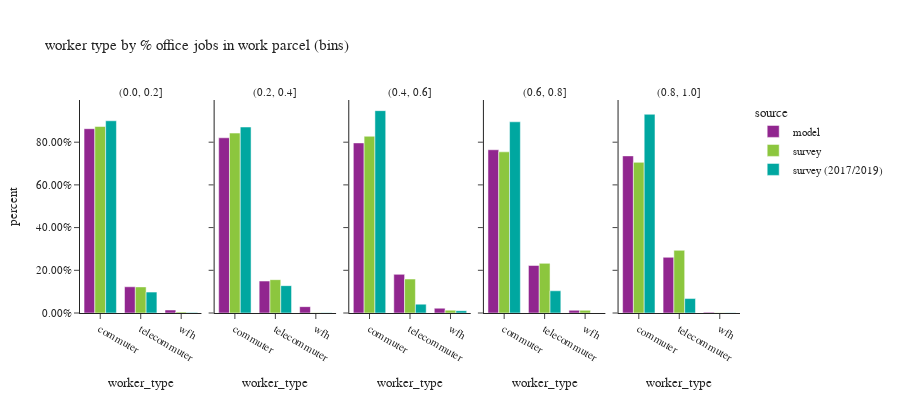

Notebook cell for this chart:
### Code cell
df_worker_count = workers.groupby(['source','% office jobs (bins)','worker_type'])['pdexpfac']. \
    sum().reset_index()
df_worker_count['percent'] = df_worker_count.groupby(['source','% office jobs (bins)'], group_keys=False)['pdexpfac']. \
    apply(lambda x: x / float(x.sum()))
df_worker_count = df_worker_count.loc[df_worker_count['% office jobs (bins)']!="no jobs"]

df_worker_count_ct = workers.groupby(['source','% office jobs (bins)','worker_type'])['pdexpfac'].count().reset_index(). \
    rename(columns={'pdexpfac':'sample count'})
df_worker_count = df_worker_count.merge(df_worker_count_ct, on=['source','% office jobs (bins)','worker_type']). \
    rename(columns={'pdexpfac':'total count'})

fig = px.bar(df_worker_count.sort_values(by=['source','% office jobs (bins)']), x='worker_type', y="percent",
             facet_col="% office jobs (bins)",color="source",hover_data=['sample count','total count'],
             barmode="group",
             title="worker type by % office jobs in work parcel (bins)")
fig.for_each_annotation(lambda a: a.update(text = a.text.split("=")[-1]))
fig.update_layout(height=400, width=900, font=dict(size=11))
fig.for_each_yaxis(lambda a: a.update(tickformat = ".2%"))
fig.update_xaxes(categoryorder='array', categoryarray= ['commuter','telecommuter','wfh'])
fig.show()

### Figure 1 — Plotly figure (JSON) as saved in the notebook; plotly's stock layout.template omitted (floating-point values rounded to 4 significant figures)
{"data": [{"alignmentgroup": "True", "customdata": [[782400.0, 782400.0], [111400.0, 111400.0], [12690.0, 12690.0]], "hovertemplate": "source=model<br>% office jobs (bins)=(0.0, 0.2]<br>worker_type=%{x}<br>percent=%{y}<br>sample count=%{customdata[0]}<br>total count=%{customdata[1]}<extra></extra>", "legendgroup": "model", "marker": {"color": "#91268F", "pattern": {"shape": ""}}, "name": "model", "offsetgroup": "model", "orientation": "v", "showlegend": true, "textposition": "auto", "type": "bar", "x": ["commuter", "telecommuter", "wfh"], "xaxis": "x", "y": [0.8631, 0.1228, 0.014], "yaxis": "y"}, {"alignmentgroup": "True", "customdata": [[194900.0, 194900.0], [35530.0, 35530.0], [7067.0, 7067.0]], "hovertemplate": "source=model<br>% office jobs (bins)=(0.2, 0.4]<br>worker_type=%{x}<br>percent=%{y}<br>sample count=%{customdata[0]}<br>total count=%{customdata[1]}<extra></extra>", "legendgroup": "model", "marker": {"color": "#91268F", "pattern": {"shape": ""}}, "name": "model", "offsetgroup": "model", "orientation": "v", "showlegend": false, "textposition": "auto", "type": "bar", "x": ["commuter", "telecommuter", "wfh"], "xaxis": "x2", "y": [0.8206, 0.1496, 0.02976], "yaxis": "y2"}, {"alignmentgroup": "True", "customdata": [[125800.0, 125800.0], [28580.0, 28580.0], [3550.0, 3550.0]], "hovertemplate": "source=model<br>% office jobs (bins)=(0.4, 0.6]<br>worker_type=%{x}<br>percent=%{y}<br>sample count=%{customdata[0]}<br>total count=%{customdata[1]}<extra></extra>", "legendgroup": "model", "marker": {"color": "#91268F", "pattern": {"shape": ""}}, "name": "model", "offsetgroup": "model", "orientation": "v", "showlegend": false, "textposition": "auto", "type": "bar", "x": ["commuter", "telecommuter", "wfh"], "xaxis": "x3", "y": [0.7966, 0.1809, 0.02247], "yaxis": "y3"}, {"alignmentgroup": "True", "customdata": [[106700.0, 106700.0], [31060.0, 31060.0], [1785.0, 1785.0]], "hovertemplate": "source=model<br>% office jobs (bins)=(0.6, 0.8]<br>worker_type=%{x}<br>percent=%{y}<br>sample count=%{customdata[0]}<br>total count=%{customdata[1]}<extra></extra>", "legendgroup": "model", "marker": {"color": "#91268F", "pattern": {"shape": ""}}, "name": "model", "offsetgroup": "model", "orientation": "v", "showlegend": false, "textposition": "auto", "type": "bar", "x": ["commuter", "telecommuter", "wfh"], "xaxis": "x4", "y": [0.7646, 0.2226, 0.01279], "yaxis": "y4"}, {"alignmentgroup": "True", "customdata": [[163600.0, 163600.0], [57970.0, 57970.0], [760.0, 760.0]], "hovertemplate": "source=model<br>% office jobs (bins)=(0.8, 1.0]<br>worker_type=%{x}<br>percent=%{y}<br>sample count=%{customdata[0]}<br>total count=%{customdata[1]}<extra></extra>", "legendgroup": "model", "marker": {"color": "#91268F", "pattern": {"shape": ""}}, "name": "model", "offsetgroup": "model", "orientation": "v", "showlegend": false, "textposition": "auto", "type": "bar", "x": ["commuter", "telecommuter", "wfh"], "xaxis": "x5", "y": [0.7358, 0.2608, 0.003419], "yaxis": "y5"}, {"alignmentgroup": "True", "customdata": [[576.0, 465600.0], [150.0, 65180.0], [19.0, 2372.0]], "hovertemplate": "source=survey<br>% office jobs (bins)=(0.0, 0.2]<br>worker_type=%{x}<br>percent=%{y}<br>sample count=%{customdata[0]}<br>total count=%{customdata[1]}<extra></extra>", "legendgroup": "survey", "marker": {"color": "#8CC63E", "pattern": {"shape": ""}}, "name": "survey", "offsetgroup": "survey", "orientation": "v", "showlegend": true, "textposition": "auto", "type": "bar", "x": ["commuter", "telecommuter", "wfh"], "xaxis": "x", "y": [0.8733, 0.1223, 0.004448], "yaxis": "y"}, {"alignmentgroup": "True", "customdata": [[246.0, 194400.0], [100.0, 36020.0], [8.0, 280.6]], "hovertemplate": "source=survey<br>% office jobs (bins)=(0.2, 0.4]<br>worker_type=%{x}<br>percent=%{y}<br>sample count=%{customdata[0]}<br>total count=%{customdata[1]}<extra></extra>", "legendgroup": "survey", "marker": {"color": "#8CC63E", "pattern": {"shape": ""}}, "name": "survey", "offsetgroup": "survey", "orientation": "v", "showlegend": false, "textposition": "auto", "type": "bar", "x": ["commuter", "telecommuter", "wfh"], "xaxis": "x2", "y": [0.8427, 0.1561, 0.001216], "yaxis": "y2"}, {"alignmentgroup": "True", "customdata": [[143.0, 72280.0], [60.0, 13890.0], [6.0, 1164.0]], "hovertemplate": "source=survey<br>% office jobs (bins)=(0.4, 0.6]<br>worker_type=%{x}<br>percent=%{y}<br>sample count=%{customdata[0]}<br>total count=%{customdata[1]}<extra></extra>", "legendgroup": "survey", "marker": {"color": "#8CC63E", "pattern": {"shape": ""}}, "name": "survey", "offsetgroup": "survey", "orientation": "v", "showlegend": false, "textposition": "auto", "type": "bar", "x": ["commuter", "telecommuter", "wfh"], "xaxis": "x3", "y": [0.8277, 0.159, 0.01333], "yaxis": "y3"}, {"alignmentgroup": "True", "customdata": [[172.0, 63030.0], [109.0, 19420.0], [10.0, 1059.0]], "hovertemplate": "source=survey<br>% office jobs (bins)=(0.6, 0.8]<br>worker_type=%{x}<br>percent=%{y}<br>sample count=%{customdata[0]}<br>total count=%{customdata[1]}<extra></extra>", "legendgroup": "survey", "marker": {"color": "#8CC63E", "pattern": {"shape": ""}}, "name": "survey", "offsetgroup": "survey", "orientation": "v", "showlegend": false, "textposition": "auto", "type": "bar", "x": ["commuter", "telecommuter", "wfh"], "xaxis": "x4", "y": [0.7548, 0.2325, 0.01268], "yaxis": "y4"}, {"alignmentgroup": "True", "customdata": [[293.0, 112000.0], [186.0, 46590.0], [4.0, 153.3]], "hovertemplate": "source=survey<br>% office jobs (bins)=(0.8, 1.0]<br>worker_type=%{x}<br>percent=%{y}<br>sample count=%{customdata[0]}<br>total count=%{customdata[1]}<extra></extra>", "legendgroup": "survey", "marker": {"color": "#8CC63E", "pattern": {"shape": ""}}, "name": "survey", "offsetgroup": "survey", "orientation": "v", "showlegend": false, "textposition": "auto", "type": "bar", "x": ["commuter", "telecommuter", "wfh"], "xaxis": "x5", "y": [0.7055, 0.2936, 0.0009663], "yaxis": "y5"}, {"alignmentgroup": "True", "customdata": [[1341.0, 367500.0], [91.0, 39930.0], [14.0, 785.2]], "hovertemplate": "source=survey (2017/2019)<br>% office jobs (bins)=(0.0, 0.2]<br>worker_type=%{x}<br>percent=%{y}<br>sample count=%{customdata[0]}<br>total count=%{customdata[1]}<extra></extra>", "legendgroup": "survey (2017/2019)", "marker": {"color": "#00A7A0", "pattern": {"shape": ""}}, "name": "survey (2017/2019)", "offsetgroup": "survey (2017/2019)", "orientation": "v", "showlegend": true, "textposition": "auto", "type": "bar", "x": ["commuter", "telecommuter", "wfh"], "xaxis": "x", "y": [0.9003, 0.0978, 0.001923], "yaxis": "y"}, {"alignmentgroup": "True", "customdata": [[594.0, 158500.0], [47.0, 23310.0], [13.0, 151.2]], "hovertemplate": "source=survey (2017/2019)<br>% office jobs (bins)=(0.2, 0.4]<br>worker_type=%{x}<br>percent=%{y}<br>sample count=%{customdata[0]}<br>total count=%{customdata[1]}<extra></extra>", "legendgroup": "survey (2017/2019)", "marker": {"color": "#00A7A0", "pattern": {"shape": ""}}, "name": "survey (2017/2019)", "offsetgroup": "survey (2017/2019)", "orientation": "v", "showlegend": false, "textposition": "auto", "type": "bar", "x": ["commuter", "telecommuter", "wfh"], "xaxis": "x2", "y": [0.8711, 0.1281, 0.0008311], "yaxis": "y2"}, {"alignmentgroup": "True", "customdata": [[463.0, 62760.0], [27.0, 2745.0], [11.0, 719.1]], "hovertemplate": "source=survey (2017/2019)<br>% office jobs (bins)=(0.4, 0.6]<br>worker_type=%{x}<br>percent=%{y}<br>sample count=%{customdata[0]}<br>total count=%{customdata[1]}<extra></extra>", "legendgroup": "survey (2017/2019)", "marker": {"color": "#00A7A0", "pattern": {"shape": ""}}, "name": "survey (2017/2019)", "offsetgroup": "survey (2017/2019)", "orientation": "v", "showlegend": false, "textposition": "auto", "type": "bar", "x": ["commuter", "telecommuter", "wfh"], "xaxis": "x3", "y": [0.9477, 0.04144, 0.01086], "yaxis": "y3"}, {"alignmentgroup": "True", "customdata": [[649.0, 78120.0], [39.0, 9076.0], [9.0, 47.52]], "hovertemplate": "source=survey (2017/2019)<br>% office jobs (bins)=(0.6, 0.8]<br>worker_type=%{x}<br>percent=%{y}<br>sample count=%{customdata[0]}<br>total count=%{customdata[1]}<extra></extra>", "legendgroup": "survey (2017/2019)", "marker": {"color": "#00A7A0", "pattern": {"shape": ""}}, "name": "survey (2017/2019)", "offsetgroup": "survey (2017/2019)", "orientation": "v", "showlegend": false, "textposition": "auto", "type": "bar", "x": ["commuter", "telecommuter", "wfh"], "xaxis": "x4", "y": [0.8954, 0.104, 0.0005447], "yaxis": "y4"}, {"alignmentgroup": "True", "customdata": [[1168.0, 148500.0], [66.0, 10790.0], [4.0, 272.2]], "hovertemplate": "source=survey (2017/2019)<br>% office jobs (bins)=(0.8, 1.0]<br>worker_type=%{x}<br>percent=%{y}<br>sample count=%{customdata[0]}<br>total count=%{customdata[1]}<extra></extra>", "legendgroup": "survey (2017/2019)", "marker": {"color": "#00A7A0", "pattern": {"shape": ""}}, "name": "survey (2017/2019)", "offsetgroup": "survey (2017/2019)", "orientation": "v", "showlegend": false, "textposition": "auto", "type": "bar", "x": ["commuter", "telecommuter", "wfh"], "xaxis": "x5", "y": [0.9307, 0.06762, 0.001706], "yaxis": "y5"}], "layout": {"annotations": [{"font": {}, "showarrow": false, "text": "(0.0, 0.2]", "x": 0.092, "xanchor": "center", "xref": "paper", "y": 1.0, "yanchor": "bottom", "yref": "paper"}, {"font": {}, "showarrow": false, "text": "(0.2, 0.4]", "x": 0.296, "xanchor": "center", "xref": "paper", "y": 1.0, "yanchor": "bottom", "yref": "paper"}, {"font": {}, "showarrow": false, "text": "(0.4, 0.6]", "x": 0.5, "xanchor": "center", "xref": "paper", "y": 1.0, "yanchor": "bottom", "yref": "paper"}, {"font": {}, "showarrow": false, "text": "(0.6, 0.8]", "x": 0.704, "xanchor": "center", "xref": "paper", "y": 1.0, "yanchor": "bottom", "yref": "paper"}, {"font": {}, "showarrow": false, "text": "(0.8, 1.0]", "x": 0.908, "xanchor": "center", "xref": "paper", "y": 1.0, "yanchor": "bottom", "yref": "paper"}], "barmode": "group", "font": {"size": 11}, "height": 400, "legend": {"title": {"text": "source"}, "tracegroupgap": 0}, "title": {"text": "worker type by % office jobs in work parcel (bins)"}, "width": 900, "xaxis": {"anchor": "y", "categoryarray": ["commuter", "telecommuter", "wfh"], "categoryorder": "array", "domain": [0.0, 0.184], "title": {"text": "worker_type"}}, "xaxis2": {"anchor": "y2", "categoryarray": ["commuter", "telecommuter", "wfh"], "categoryorder": "array", "domain": [0.204, 0.388], "matches": "x", "title": {"text": "worker_type"}}, "xaxis3": {"anchor": "y3", "categoryarray": ["commuter", "telecommuter", "wfh"], "categoryorder": "array", "domain": [0.408, 0.592], "matches": "x", "title": {"text": "worker_type"}}, "xaxis4": {"anchor": "y4", "categoryarray": ["commuter", "telecommuter", "wfh"], "categoryorder": "array", "domain": [0.612, 0.796], "matches": "x", "title": {"text": "worker_type"}}, "xaxis5": {"anchor": "y5", "categoryarray": ["commuter", "telecommuter", "wfh"], "categoryorder": "array", "domain": [0.816, 1.0], "matches": "x", "title": {"text": "worker_type"}}, "yaxis": {"anchor": "x", "domain": [0.0, 1.0], "tickformat": ".2%", "title": {"text": "percent"}}, "yaxis2": {"anchor": "x2", "domain": [0.0, 1.0], "matches": "y", "showticklabels": false, "tickformat": ".2%"}, "yaxis3": {"anchor": "x3", "domain": [0.0, 1.0], "matches": "y", "showticklabels": false, "tickformat": ".2%"}, "yaxis4": {"anchor": "x4", "domain": [0.0, 1.0], "matches": "y", "showticklabels": false, "tickformat": ".2%"}, "yaxis5": {"anchor": "x5", "domain": [0.0, 1.0], "matches": "y", "showticklabels": false, "tickformat": ".2%"}}}
